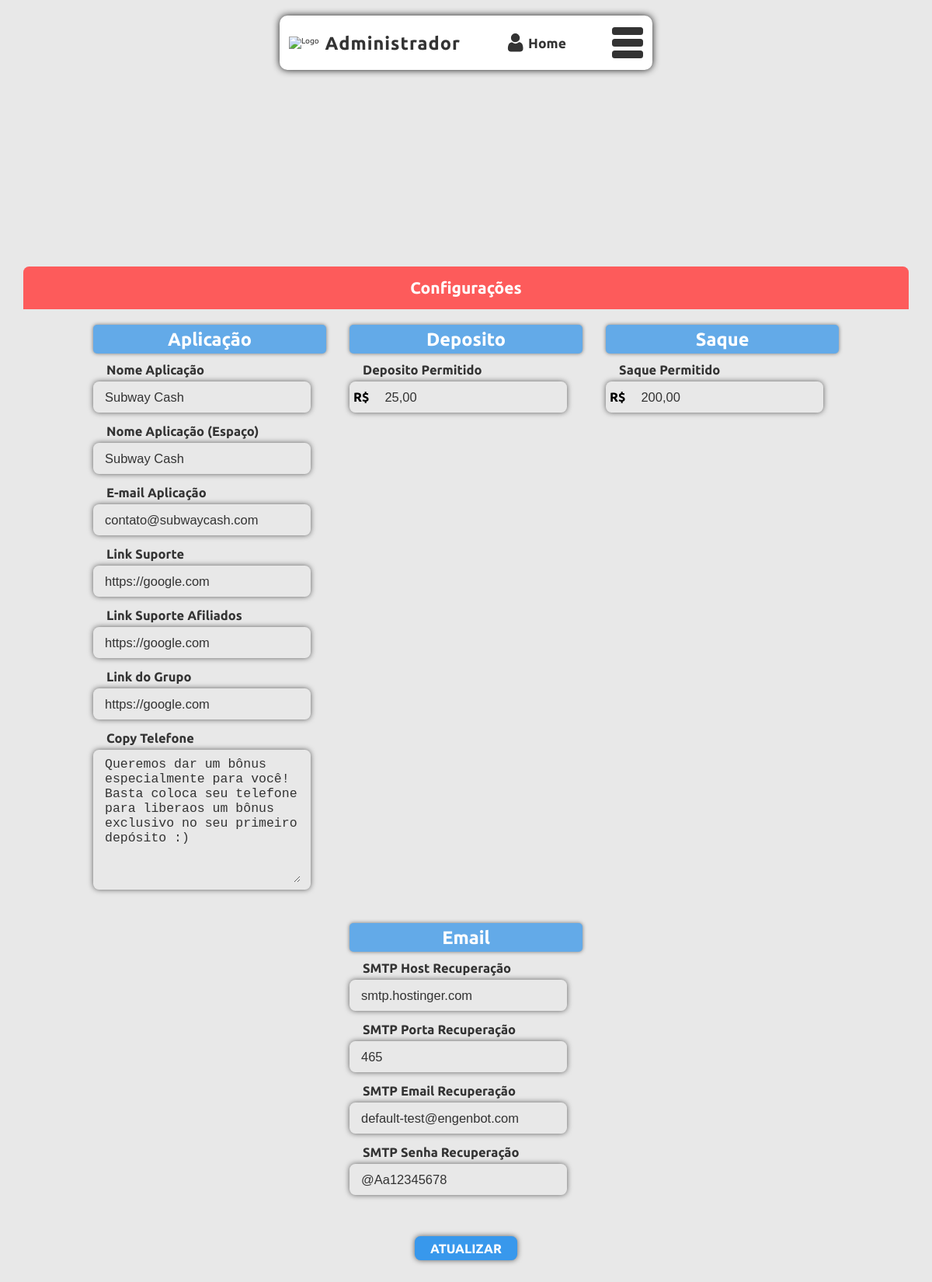
The app's page /panel/configs (signed in) with its own data.
### panel/models.py (models this page shows, shortened)
class configsApplication(models.Model):
    id = models.AutoField(primary_key=True)
    name = models.CharField(max_length=255)
    type_config = models.CharField(max_length=255)
    value = models.CharField(max_length=255)
    created_at = models.DateTimeField(default=timezone.now)
    updated_at = models.DateTimeField(auto_now=True)
    class Meta:
        db_table = 'configsApplication'
        managed = True

### panel/views.py (the view)
# urls.py: path('configs', views.configs, name='configs_admin'),
def configs(request):
    if request.user.is_authenticated and request.user.is_superuser:
        data = controller.application_info()
        return render(request, 'admin/default-admin/configs.html', data)
    else:
        return redirect('/')

### panel/templates/admin/default-admin/configs.html (shortened to what this page needs)
{%extends 'admin/default-admin/index.html'%}
{%load static%}
{%block in_static%}
    <link rel='stylesheet' href='{%static "css/panel/configs.css"%}'>
{%endblock%}
{%block main-container%}
<div class="card-config">
    <div class="card-config-container">
        <div class="card-config-header">
            <span>Configurações</span>
        </div>
        <div class="card-config-content">
            <div class="card-config-item">
                <div class="card-config-title">
                    <span>Aplicação</span>
                </div>
                <div class="card-config-item-content">
                    <div class="card-config-item-inputs item-inputs">
                        <div class="input-title">
                            <span>Nome Aplicação</span>
                        </div>
                        <div class="input-container">
                            <input type="text" id="app-name" class="input input-configs-application" value="{{app_name}}" placeholder="FruitCash">
                        </div>
                    </div>
                </div>
                <div class="card-config-item-content">
                    <div class="card-config-item-inputs item-inputs">
                        <div class="input-title">
                            <span>Nome Aplicação (Espaço)</span>
                        </div>
                        <div class="input-container">
                            <input type="text" id="app-name-separated" class="input input-configs-application" value="{{app_name_separated}}" placeholder="Fruit Cash">
                        </div>
                    </div>
                </div>
                <div class="card-config-item-content">
                    <div class="card-config-item-inputs item-inputs">
                        <div class="input-title">
                            <span>E-mail Aplicação</span>
                        </div>
                        <div class="input-container">
                            <input type="text" id="app-email" class="input input-configs-application" value="{{app_email}}" placeholder="contato@fruitcash.com">
                        </div>
                    </div>
                </div>
                <div class="card-config-item-content">
                    <div class="card-config-item-inputs item-inputs">
                        <div class="input-title">
                            <span>Link Suporte</span>
                        </div>
                        <div class="input-container">
                            <input type="text" id="support-link" class="input input-configs-application" value="{{support_link}}" placeholder="https://google.com">
                        </div>
                    </div>
                </div>
                <div class="card-config-item-content">
                    <div class="card-config-item-inputs item-inputs">
                        <div class="input-title">
                            <span>Link Suporte Afiliados</span>
                        </div>
                        <div class="input-container">
                            <input type="text" id="support-link-affiliates" class="input input-configs-application" value="{{support_link_affiliates}}" placeholder="https://google.com">
                        </div>
                    </div>
                </div>
                <div class="card-config-item-content">
                    <div class="card-config-item-inputs item-inputs">
                        <div class="input-title">
                            <span>Link do Grupo</span>
                        </div>
                        <div class="input-container">
                            <input type="text" id="link-group" class="input input-configs-application" value="{{link_group}}" placeholder="https://google.com">
                        </div>
                    </div>
                </div>
                <div class="card-config-item-content">
                    <div class="card-config-item-inputs item-inputs">
                        <div class="input-title">
                            <span>Copy Telefone</span>
                        </div>
                        <div class="textarea-container">
                            <textarea id="copy-get-phone-textarea" class="textarea input-configs-application" placeholder="Mensagem para pegar telefone">{{copy_get_phone}}</textarea>
                        </div>
                    </div>
                </div>
            </div>
            <div class="card-config-item">
                <div class="card-config-title">
                    <span>Deposito</span>
                </div>
                <div class="card-config-item-content">
                    <div class="card-config-item-inputs item-inputs">
                        <div class="input-title">
                            <span>Deposito Permitido</span>
                        </div>
                        <div class="input-container">
                            <span>R$</span>
                            <input type="text" id="permited-deposit" class="input input-configs-application" value="{{permited_deposit}}" placeholder="25">
                        </div>
                    </div>
                </div>
            </div>
            <div class="card-config-item">
                <div class="card-config-title">
                    <span>Saque</span>
                </div>
                <div class="card-config-item-content">
                    <div class="card-config-item-inputs item-inputs">
                        <div class="input-title">
                            <span>Saque Permitido</span>
                        </div>
                        <div class="input-container">
                            <span>R$</span>
                            <input type="text" id="permited-withdraw" class="input input-configs-application" value="{{permited_withdraw}}" placeholder="25">
                        </div>
                    </div>
                </div>
            </div>
            <div class="card-config-item">
                <div class="card-config-title">
                    <span>Email</span>
                </div>
                <div class="card-config-item-content">
                    <div class="card-config-item-inputs item-inputs">
                        <div class="input-title">
                            <span>SMTP Host Recuperação</span>
                        </div>
                        <div class="input-container">
                            <input type="text" id="smtp-host-recovery" class="input input-configs-application" value="{{smtp_host_recovery}}" placeholder="smtp.hostinger.com">
                        </div>
                    </div>
                    <div class="card-config-item-inputs item-inputs">
                        <div class="input-title">
                            <span>SMTP Porta Recuperação</span>
                        </div>
                        <div class="input-container">
                            <input type="text" id="smtp-port-recovery" class="input input-configs-application" value="{{smtp_port_recovery}}" placeholder="587">
                        </div>
                    </div>
                    <div class="card-config-item-inputs item-inputs">
                        <div class="input-title">
                            <span>SMTP Email Recuperação</span>
                        </div>
                        <div class="input-container">
                            <input type="text" id="smtp-email-recovery" class="input input-configs-application" value="{{smtp_email_recovery}}" placeholder="587">
                        </div>
                    </div>
                    <div class="card-config-item-inputs item-inputs">
                        <div class="input-title">
                            <span>SMTP Senha Recuperação</span>
                        </div>
                        <div class="input-container">
                            <input type="text" id="smtp-password-recovery" class="input input-configs-application" value="{{smtp_password_recovery}}" placeholder="teste@123">
                        </div>
                    </div>
                </div>
            </div>
        </div>
        <div class="container-btn-confirm-update">
            <div class="btn-confirm-update">
                <span>Atualizar</span>
            </div>
        </div>
    </div>
</div>
{%endblock%}

### panel/templates/admin/default-admin/index.html (shortened to what this page needs)
{%extends 'mainStructureAdmin.html'%}
{%load static%}
{%block static%}
    <link rel='stylesheet' href='{%static "css/app-structure/navbars/navbar-00656-logged.css"%}'>
    <link rel='stylesheet' href='{%static "css/panel/index-admin.css"%}'>
    {%block in_static%}{%endblock%}
{%endblock%}
{%block navbar%}
    {%include 'admin/navbars/navbar-006656-logged.html'%}
{%endblock%}
{%block content%}
    <div class="dummy-fill-main"></div>
    <div class="main-container">
        {%block main-container%}{%endblock%}
    </div>
{%endblock%}

### panel/templates/mainStructureAdmin.html (shortened to what this page needs)
{%load static%}
<!DOCTYPE html>
<html lang="pt-BR">
    <head>
        <link rel='stylesheet' href='{%static "css/app-structure/mainStructure.css"%}'>
        <link rel='stylesheet' href='{%static "css/app-structure/animations.css"%}'>
        <link rel='stylesheet' href='{%static "css/app-structure/clientConfig.css"%}'>
        <link rel='stylesheet' href='{%static "css/app-structure/components/alerts/card-alert-0887.css"%}'>
        <link rel='stylesheet' href="{%static 'css/app-structure/default-client/ext_popup.css'%}">
        <link rel='stylesheet' href="{%static 'css/app-structure/default-client/ext_popup_affiliates.css'%}">
        <link rel='stylesheet' href='{%static "css/fonts.css"%}'>
        {%block static%}{%endblock%}
    </head>
    <body>
        {%block navbar%}{%endblock%}
        <section class='main'>
            {%block content%}{%endblock%}
        </section>
    </body>
</html>

### panel/templates/admin/navbars/navbar-006656-logged.html (shortened to what this page needs)
{%load static%}
<div class="navbar-00656">
    <div class="navbar-00656-container">
        <div class="navbar-00656-component default-size-navbar">
            <div class="navbar-00656-component-container">
                <div class="navbar-00656-logo">
                    <img src="{%static 'image/app-structure/logo.png'%}" alt="Logo">
                    <span>Administrador</span>
                </div>
                <div class="navbar-00656-links not-mobile-navbar-00656">
                    <div class="btn-admin-home btn-default-links">
                        <span>Home</span>
                    </div>
                </div>
                <div class="">
                    <div class="btn-suspend-menu" data-status="false">
                        <div class="line-menu"></div>
                        <div class="line-menu"></div>
                        <div class="line-menu"></div>
                    </div>
                </div>
            </div>
        </div>
        <div class="fake-menu-suspendend">
        </div>
    </div>
</div>

### app/templates/app-structure/components/alerts/card-alert-0887.html (shortened to what this page needs)
{%load static%}

### records on screen
configsApplication: value "Subway Cash"
configsApplication: value "Subway Cash"
configsApplication: value "contato@subwaycash.com"
configsApplication: value "https://google.com"
configsApplication: value "https://google.com"
configsApplication: value "https://google.com"
configsApplication: value "Queremos dar um bônus especialmente para você! Basta coloca seu telefone para liberaos um bônus exclusivo no seu primeiro depósito :)"
configsApplication: value "25,00"
configsApplication: value "200,00"
configsApplication: value "smtp.hostinger.com"
configsApplication: value "465"
configsApplication: value "default-test@engenbot.com"
configsApplication: value "@Aa12345678"
